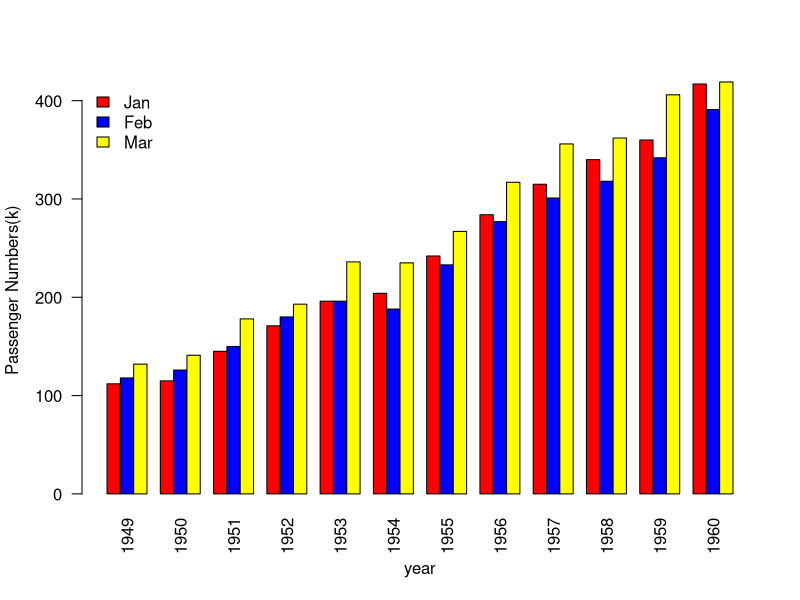

Write R code to recreate this figure.
data<-matrix(AirPassengers,nrow=12,ncol=12,byrow=T)
colnames(data)<-c('Jan','Feb',"Mar",'Apr',"May",'Jun','Jul','Aug','Sep','Otc',"Nov",'Dec')
rownames(data)<-c('1949','1950','1951','1952','1953','1954','1955','1956','1957','1958','1959','1960')
dim(data)

data.a=t(data)
data.b=data.a[1:3,]
barplot(data.b,xlab='year',ylab='Passenger Numbers(k)',beside=T,col=c('red','blue','yellow'),las=2)
legend(x='topleft',legend=rownames(data.b),fill=c('red','blue','yellow'),bty='n')
